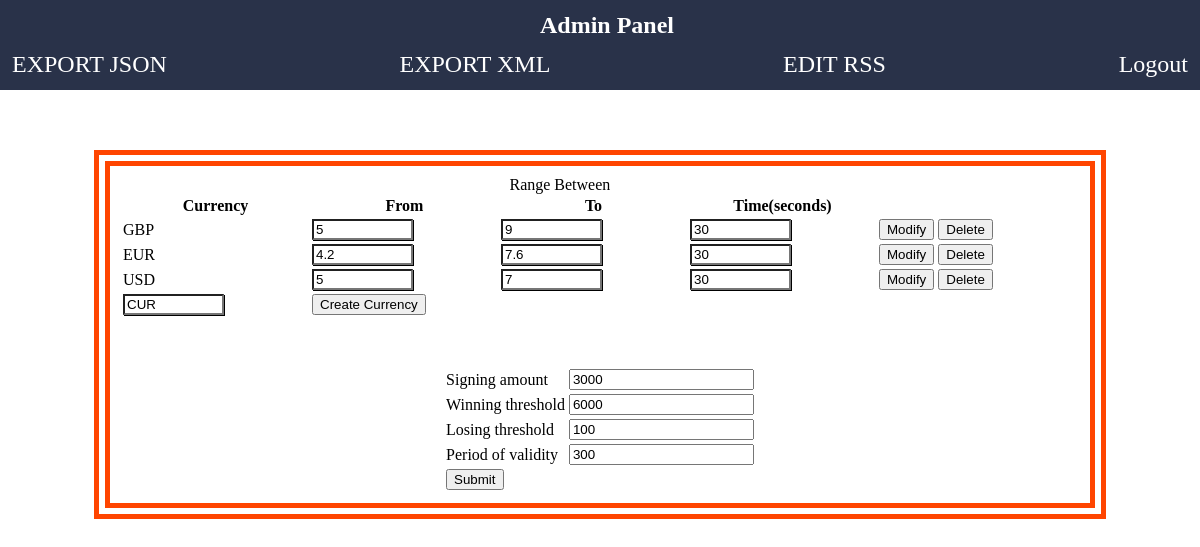
The app's page /page/Admin.php (signed in), older data.
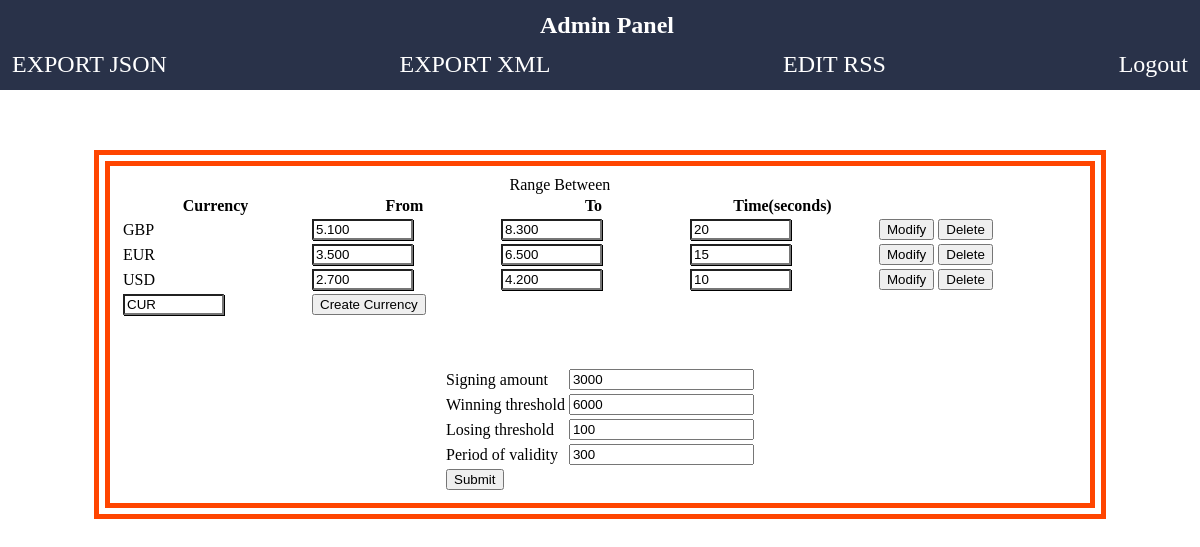
The same page, newer data.
### tables this page shows
CREATE TABLE `currency` (
  `name` varchar(8) NOT NULL,
  `cur_value` double(10,3) NOT NULL,
  `last_value` double(10,3) NOT NULL,
  `min_value` double(10,3) NOT NULL,
  `max_value` double(10,3) NOT NULL,
  `update_time` int(11) NOT NULL,
  `last_update` datetime NOT NULL
);

### script/include.php (called while the page is built, shortened)
<?php
function get_currency(){
	require('db.php');
	$sql="SELECT * FROM `currency` ORDER BY cur_value DESC;";
	$result=mysqli_query($con,$sql) or die (mysqli_error($con));
	if ($result){
		return $result;
	}
	else return 0;
}
?>

### script/edit_currency.php (the view, shortened to what this page needs)
<?php
require ('db.php');
include_once ('include.php');
$result=get_currency();
if (mysqli_num_rows($result)>0){
	while ($row=mysqli_fetch_assoc($result)){ ?>
		<form method="post" action="<?php echo htmlentities($_SERVER['PHP_SELF']); ?>">
		<tr>
			<td><?php echo $row['name'];?></td>
			<td><input type="number" step="any" class="changeRate" name="min_value" value="<?php echo $row['min_value'];?>"></td>
			<td><input type="number" step="any" class="changeRate" name="max_value" value="<?php echo $row['max_value'];?>"></td>
			<td><input type="number" class="changeRate" name="update_time" value="<?php echo $row['update_time'];?>"></td>
			<td><input type="submit" name="submit" value="Modify"></button></td>
			<td><input type="submit" name="delete" value="Delete"></button></td>
            <td><input type="hidden" name="name" value="<?php echo $row['name'];?>"></td>
		</tr>
		</form>
	<?php
	} ?>
<?php
}
?>

Row changes from the older to the newer data that the page shows:
changed currency "GBP": min_value "5" → "5.100"; max_value "9" → "8.300"; update_time "30" → "20"
changed currency "EUR": min_value "4.2" → "3.500"; max_value "7.6" → "6.500"; update_time "30" → "15"
changed currency "USD": min_value "5" → "2.700"; max_value "7" → "4.200"; update_time "30" → "10"
